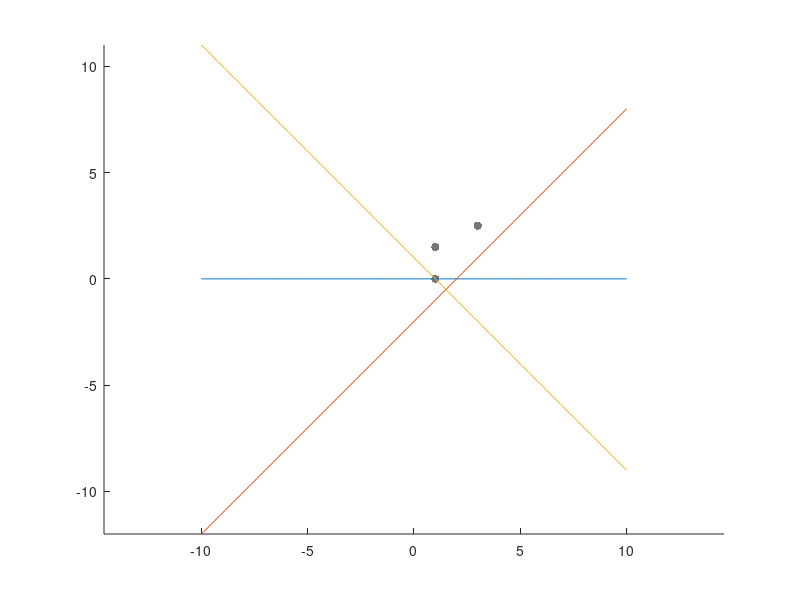

This figure's MATLAB source:
clear
clear all

shapesP = ['.','o','x','+','*','s','d','v','^','<','>','p','h'];
nVec = 3;
aN=-3;
bN=3;
P = [aN + (bN+bN)*rand(1),aN + (bN+bN)*rand(1)];
m = zeros(nVec,6);

m(1,1) = 1;
m(1,2) = 0;

m(2,1) = 1;
m(2,2) = 1.5;

m(3,1) = 3;
m(3,2) = 2.5;

% Perceptron
for i=1: nVec
    subX = m(i,:);
%     f1 = getActivation((-1*  subX(1)) + (1* subX(2)) -0);
%     f2 = getActivation((0*  subX(1)) + (1*  subX(2)) -2);
%     f3 = getActivation((-0* subX(1)) + (-1* subX(2)) +1);
    
    f1 = subX(2)-subX(1);
    f2 = subX(2)-2;
    f3 = -subX(2)+1;
    
    subX(4) = f1;
    subX(5) = f2;
    subX(6) = f3;
    
    %azul
    if f1==0 && f2==1 && f3==0
        subX(3) = 1;
    end
    
    %rojo
    if f1==0 && f2==1 && f3==0
        subX(3) = 2;
    end
    
    %verde
    if f1==0 && f2==0 && f3==1
        subX(3) = 3;
    end
    
    m(i,:) = subX;
end

reds = m(m(:,3) == 1,:);
blues = m(m(:,3) == 2,:);
greens = m(m(:,3) == 3,:);
grays = m(m(:,3) == 0,:);

figure(200);
scatter( reds(:,1), reds(:,2), [], [0.8500 0.3250 0.0980], 'filled');
hold on
scatter( blues(:,1), blues(:,2), [], [0 0.4470 0.7410], 'filled');
hold on
scatter( greens(:,1), greens(:,2), [], [0.4660 0.6740 0.1880], 'filled');
hold on
scatter( grays(:,1), grays(:,2), [], [0.4660 0.4660 0.4660], 'filled');
hold on


x1 = -10:0.1:10;
axis equal
x2 = x1 - x1;
plot(x1, x2);
hold on
x2 = x1 - 2;
plot(x1, x2);
hold on
x2 = -x1 + 1;
plot(x1, x2);
hold on



function [val] = getActivation(x)
    if x>0
       val=1; 
    else
       val=0; 
    end
end


